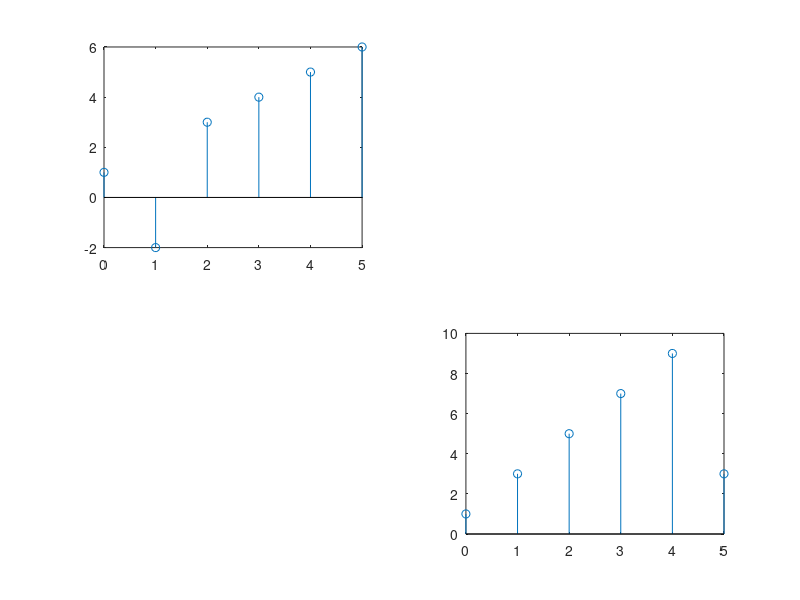

The MATLAB script that drew this image:
clear all
clc
figure(1);

x1 = [1 -2 3 4 5 6];
n = [0 1 2 3 4 5];

x2 = [1 3 5 7 9 3];

subplot(2, 2, 1);
stem(n, x1);

subplot(2, 2, 4);
stem(n, x2);